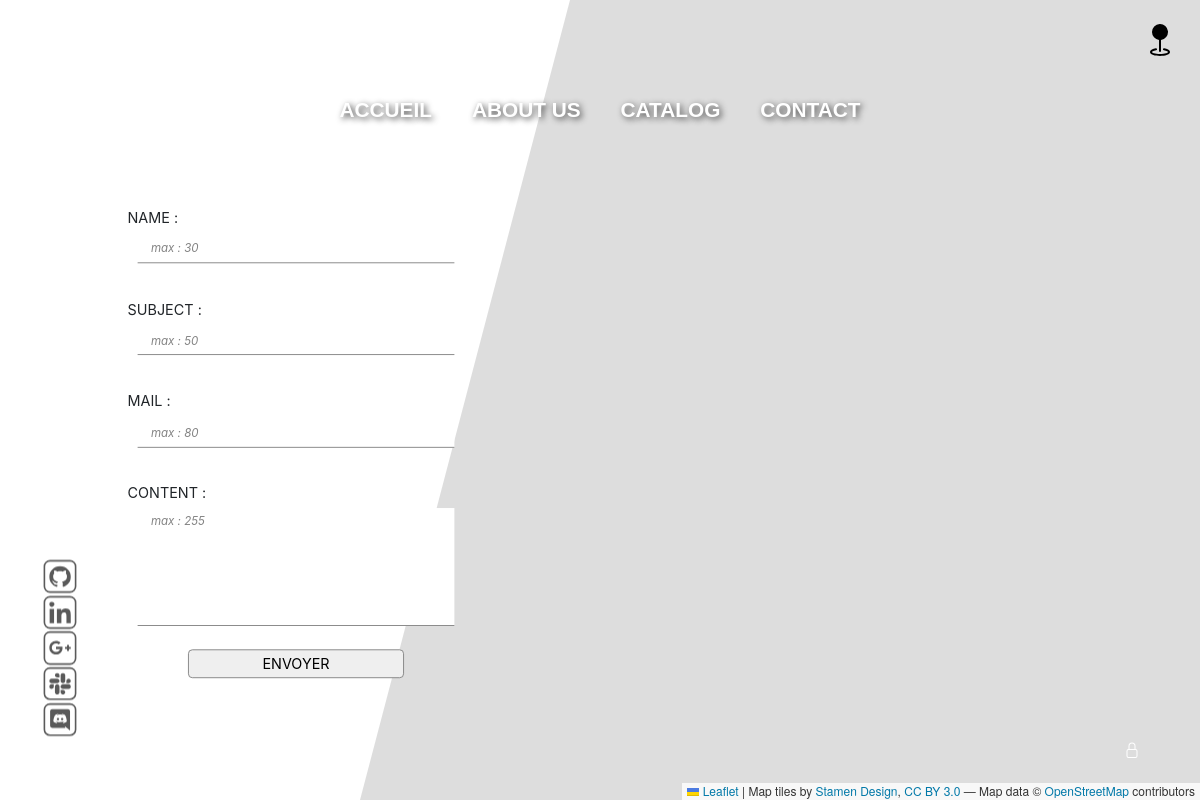
/?p=contact.public, run on an earlier commit of the app's database.
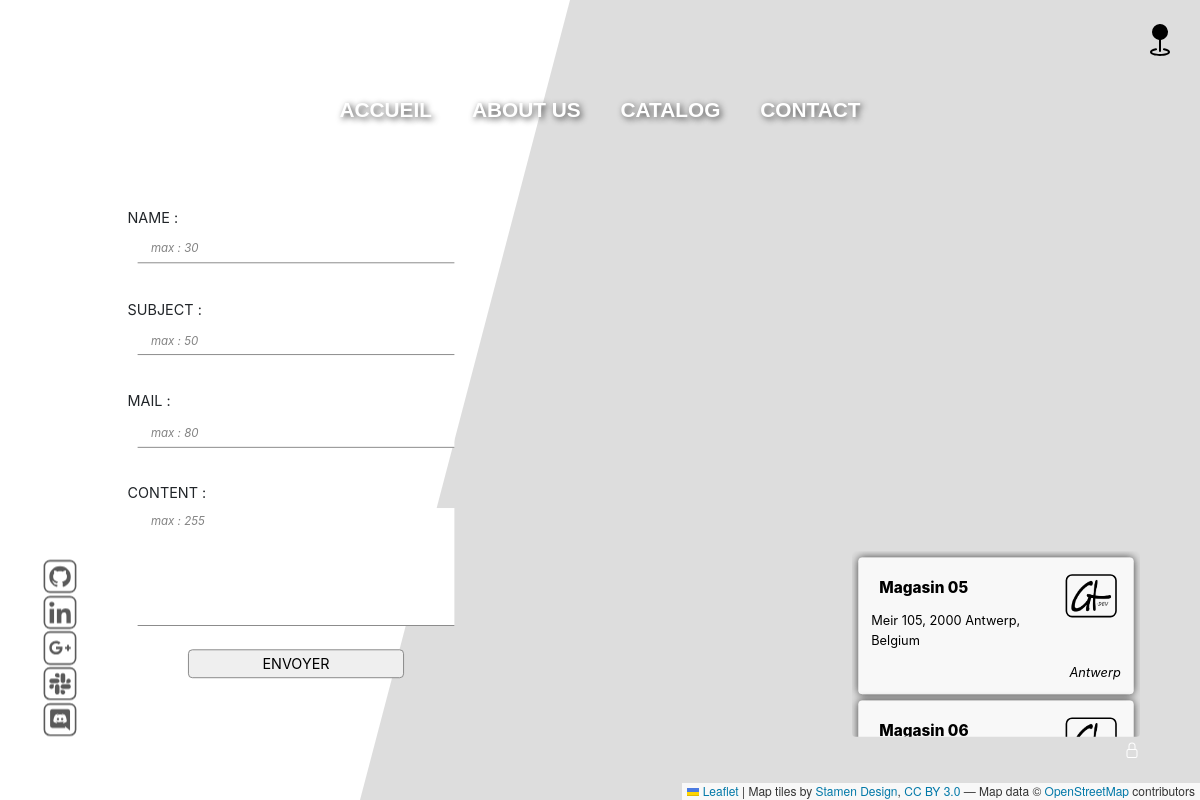
And on a later commit of the database.
### controller/menu.controller.php (called while the page is built, shortened)
<?php
require_once dirname(__DIR__) . DIRECTORY_SEPARATOR . 'view' . DIRECTORY_SEPARATOR  . 'menu.view.php';

### controller/public/contact.public.controller.php (called while the page is built, shortened)
<?php
require_once dirname(__DIR__, 2) . DIRECTORY_SEPARATOR . 'model' . DIRECTORY_SEPARATOR . 'public' . DIRECTORY_SEPARATOR . 'contact.public.model.php';
$readShop = readShop($db);
require_once dirname(__DIR__, 2) . DIRECTORY_SEPARATOR . 'view' . DIRECTORY_SEPARATOR . 'public' . DIRECTORY_SEPARATOR . 'contact.public.view.php';

### model/public/contact.public.model.php (called while the page is built, shortened)
<?php
function readShop($db) {
    return mysqli_query($db, "SELECT * FROM `catalog.shop` ORDER BY `ville_shop`");
}

### view/public/contact.public.view.php (the view, shortened to what this page needs)
<div class="contact">
    <div class="form-contact">
        <form method="post">
            <div>
                <label for="name_mail">NAME :</label>
                <input id="name_mail" value="<?= (!empty($name_mail)) ? $name_mail : null; ?>" name="name_mail"
                       type="text"
                       maxlength="30"
                       placeholder="max : 30"
                       pattern="[A-Za-z0-9 '-]+$" required>
            </div>
            <div>
                <label for="subject_mail">SUBJECT :</label>
                <input id="subject_mail" value="<?= (!empty($subject_mail)) ? $subject_mail : null; ?>"
                       name="subject_mail"
                       type="text"
                       maxlength="50"
                       placeholder="max : 50"
                       pattern="[A-Za-z0-9 '-]+$" required>
            </div>
            <div>
                <label for="url_mail">MAIL :</label>
                <input id="url_mail" value="<?= (!empty($url_mail)) ? $url_mail : null; ?>" name="url_mail"
                       type="email"
                       maxlength="80"
                       placeholder="max : 80"
                       pattern="[A-Za-z0-9.-_]+@[A-za-z0-9]+\.[a-z0-9]{2,}" required>
            </div>
            <div>
                <label for="content_mail">CONTENT :</label>
                <textarea id="content_mail" name="content_mail" cols="20" rows="5" maxlength="255"
                          placeholder="max : 255"
                          required><?= (!empty($content_mail)) ? $content_mail : null; ?></textarea>
            </div>
            <button name="contact_mail" type="submit">ENVOYER</button>
        </form>
    </div>
    <div id="mapid" class="map"></div>
    <button id="here">
        <?= SVG_MAP_HERE ?>
    </button>
    <div class="position">
        <?php foreach ($readShop as $item) { ?>
            <div id="shop">
                <a href="?p=contact.public&loc=<?= $item['localisation_shop'] ?>">
                    <img id="img" src="./img/src/logo.black.mini.png" alt="">
                    <h4 id="name"><?= $item['name_shop'] ?></h4>
                    <p id="desc"><?= $item['desc_shop'] ?></p>
                    <em id="ville"><?= $item['ville_shop'] ?></em>
                </a>
            </div>
        <?php } ?>
    </div>
</div>
<div class="social-network">
    <div><a><span><?= SVG_GITHUB ?></span></a>
        <p>GITHUB</p></div>
    <div><a><span><?= SVG_LINKEDIN ?></span></a>
        <p>LINKEDIN</p></div>
    <div><a><span><?= SVG_GOOGLE ?></span></a>
        <p>GOOGLE +</p></div>
    <div><a><span><?= SVG_SLACK ?></span></a>
        <p>SLACK</p></div>
    <div><a><span><?= SVG_DISCORD ?></span></a>
        <p>DISCORD</p></div>
</div>

### view/menu.view.php (shortened to what this page needs)
<header>
    <div class="public-menu">
        <a href="./">ACCUEIL</a>
        <a href="?p=aboutus.public">ABOUT US</a>
        <div class="catalog-menu">
            <a href="?p=catalog.public">CATALOG</a>
        </div>
        <a href="?p=contact.public">CONTACT</a>
    </div>
    <?php if (isset($_SESSION['id_session']) && $_SESSION['id_session'] === session_id()) { ?>
        <div class="fixed-top m-4" style="z-index: 1000">
            <div class="dropdown">
                <a class="btn btn-secondary dropdown-toggle" id="dropdownAdmin" data-toggle="dropdown"
                   aria-haspopup="true" aria-expanded="false">
                    ADMIN
                </a>
                <div class="dropdown-menu" aria-labelledby="dropdownAdmin">
                    <a class="dropdown-item py-2 px-5 text-uppercase font-weight-bold" href="?p=create.article.admin">create.article</a>
                    <a class="dropdown-item py-2 px-5 text-uppercase font-weight-bold" href="?p=create.category.admin">create.category</a>
                    <a class="dropdown-item py-2 px-5 text-uppercase font-weight-bold" href="?p=create.shop.admin">create.shop</a>
                    <div class="dropdown-divider"></div>
                    <a class="dropdown-item py-2 px-5 text-uppercase font-weight-bold" href="./">acceuil.public</a>
                    <a class="dropdown-item py-2 px-5 text-uppercase font-weight-bold" href="?p=aboutus.public">aboutus.public</a>
                    <a class="dropdown-item py-2 px-5 text-uppercase font-weight-bold" href="?p=catalog.public">catalog.public</a>
                    <a class="dropdown-item py-2 px-5 text-uppercase font-weight-bold" href="?p=contact.public">contact.public</a>
                    <div class="dropdown-divider"></div>
                    <a class="dropdown-item py-2 px-5 text-uppercase font-weight-bold" href="?p=disconnect.admin">disconnect</a>
                </div>
            </div>
        </div>
        <div id="indicator"></div>
    <?php } else { ?>
        <div class="admin-menu">
            <a class="text-white" href="?p=connect.public">
                <span><?= SVG_LOCK ?></span>
            </a>
        </div>
    <?php } ?>
</header>

### public/index.php (shortened to what this page needs)
<?php
require_once dirname(__DIR__) . DIRECTORY_SEPARATOR . 'controller' . DIRECTORY_SEPARATOR . 'menu.controller.php';
if (isset($_SESSION['id_session']) && $_SESSION['id_session'] === session_id()) {
    require_once dirname(__DIR__) . DIRECTORY_SEPARATOR . 'controller' . DIRECTORY_SEPARATOR . 'admin.controller.php';
} else {
    require_once dirname(__DIR__) . DIRECTORY_SEPARATOR . 'controller' . DIRECTORY_SEPARATOR . 'public.controller.php';
}

### controller/public.controller.php (shortened to what this page needs)
<?php
if (!isset($_GET['p'])) {
    include dirname(__DIR__) . DIRECTORY_SEPARATOR . 'controller' . DIRECTORY_SEPARATOR . 'public' . DIRECTORY_SEPARATOR . 'accueil.public.controller.php';
} else {
    switch ($_GET['p']) {
        case 'contact.public':
            include dirname(__DIR__) . DIRECTORY_SEPARATOR . 'controller' . DIRECTORY_SEPARATOR . 'public' . DIRECTORY_SEPARATOR . 'contact.public.controller.php';
            break;
    }
}
$content = ob_get_clean();
require_once dirname(__DIR__) . DIRECTORY_SEPARATOR . 'public' . DIRECTORY_SEPARATOR . 'template' . DIRECTORY_SEPARATOR . 'default.php';

### public/template/default.php (shortened to what this page needs)
<!doctype html>
<html lang="en">
<head>
    <link rel="stylesheet" href="https://unpkg.com/leaflet@1.7.1/dist/leaflet.css"
/>
    <link rel="stylesheet" href="css/style.css">
    <link rel="stylesheet" href="https://cdn.jsdelivr.net/npm/bootstrap@4.5.3/dist/css/bootstrap.min.css"
>
</head>
<body>
<?= $content ?>
</body>
</html>

### public/css/style.css (style rules this page uses)
* { padding: 0; margin: 0; box-sizing: border-box; }
::placeholder, .placeholder { color: #838383; font-style: italic; font-size: 0.8rem; padding-left: 10px; }
.public-menu { align-items: center; justify-content: center; display: flex; top: 10rem; margin-top: 7%; z-index: 10; }
.public-menu a { text-align: center; text-decoration: none; font-size: 1.3rem; color: #ffffff; font-family: Tahoma, sans-serif; font-weight: 700; padding: 10px 20px; text-shadow: 0.1em 0.1em 0.3em #3b3b3b; transition: all .2s; }
.public-menu a { border: none; position: relative; }
.public-menu a::after { content: ''; position: absolute; width: 0; height: 5px; left: 50%; bottom: 0; border-radius: 0.5rem; background-color: white; filter: drop-shadow(0 0 5px #3b3b3b); transition: all ease-in-out .2s; }
.admin-menu { position: fixed; bottom: 5%; right: 5%; }
.contact { display: flex; }
.map { position: fixed; height: 100vh; width: 70vw; left: 30%; top: 0; clip-path: polygon(25% 0, 100% 0, 100% 100%, 0% 100%); z-index: -1; }
.position { position: absolute; right: 2%; bottom: 5%; border-radius: 0.3rem; width: 18%; height: 29%; overflow: auto; font-size: 1rem; }
#shop { background-color: rgba(255, 255, 255, 0.8); box-shadow: 0 0 10px 0 rgba(0, 0, 0, 0.75); padding: 1rem; margin: 0.5rem; border-radius: 0.3rem; transition: all .2s; }
#shop a { color: black; text-decoration: none; }
#img { width: 4rem; float: right; border: 2px solid black; padding: 5px; border-radius: 0.5rem; margin: 5px; }
#name { font-size: 1.2rem; font-weight: 800; padding: 10px; }
#ville { text-align: end; display: block; font-size: 1rem; }
#here { position: absolute; padding: 0.5rem; border: none; background-color: transparent; right: 1rem; top: 1rem; outline: none; z-index: 1000; transition: all .2s; }
.form-contact { position: absolute; top: 20%; left: 8%; width: 400px; }
.form-contact form { display: flex; flex-direction: column; }
.form-contact div { display: flex; flex-direction: column; margin: 1rem 0.5rem; }
.form-contact label { margin: 0; padding: 0.3rem; }
.form-contact input, .form-contact textarea { padding: 0.3rem; border: none; border-bottom: 1px solid grey; resize: none; margin: 0 1rem; }
.form-contact div::after { content: ''; position: relative; width: 0; height: 2px; left: 4%; bottom: 2px; border-radius: 0.5rem; background-color: #050000; z-index: 100; transition: all ease-in-out .2s; }
.form-contact button { margin: 0.5rem auto; padding: 0.2rem; width: 60%; border: 1px solid grey; border-radius: 0.3rem; transition: all .1s; z-index: 1; }
.social-network { display: flex; flex-direction: column; position: absolute; bottom: 5%; left: 2%; width: 15%; }
.social-network div { display: flex; transition: all .3s; }
.social-network a { padding: 5px; border: 2px solid #5a5a5a; border-radius: 0.5rem; margin: 1%; transition: all .1s; fill: #5a5a5a; }
.social-network svg { height: 1.7rem; width: 1.7rem; }
@media screen and (max-width: 1300px) { .form-contact { transform: scale(0.9); } }
@media screen and (max-width: 1300px) { .social-network { transform: scale(0.8); } }
@media screen and (max-width: 1300px) { .position { width: 30%; transform: scale(0.8); } }
.public-menu > a:nth-child(1) { animation: scaleButton .2s; }
.public-menu > a:nth-child(2) { animation: scaleButton .3s; }
.public-menu > .catalog-menu { animation: scaleButton .4s; }
.public-menu > a:nth-child(4) { animation: scaleButton .5s; }
.social-network div:nth-child(1) { animation: socialBump .1s; }
.social-network div:nth-child(2) { animation: socialBump .2s; }
.social-network div:nth-child(3) { animation: socialBump .3s; }
.social-network div:nth-child(4) { animation: socialBump .4s; }
.social-network div:nth-child(5) { animation: socialBump .5s; }
.position { animation: translateBottom .8s; }
.contact #mapid { animation: translateRight .5s; }
#here { animation: scaleButton .6s; }
.form-contact button { animation: scaleButton .6s; }
.form-contact div:nth-child(1) label { animation: fadeIn .55s; }
.form-contact div:nth-child(1) input { animation: fadeIn .60s; }
.form-contact div:nth-child(2) label { animation: fadeIn .65s; }
.form-contact div:nth-child(2) input { animation: fadeIn .70s; }
.form-contact div:nth-child(3) label { animation: fadeIn .75s; }
.form-contact div:nth-child(3) input { animation: fadeIn .80s; }
.form-contact div:nth-child(4) label { animation: fadeIn .85s; }
.form-contact div:nth-child(4) textarea { animation: fadeIn .9s; }

What changed in the data, as far as the page shows it:
added catalog.shop: name_shop "Magasin 05", desc_shop "Meir 105, 2000 Antwerp, Belgium", ville_shop "Antwerp"
added catalog.shop: name_shop "Magasin 06"
